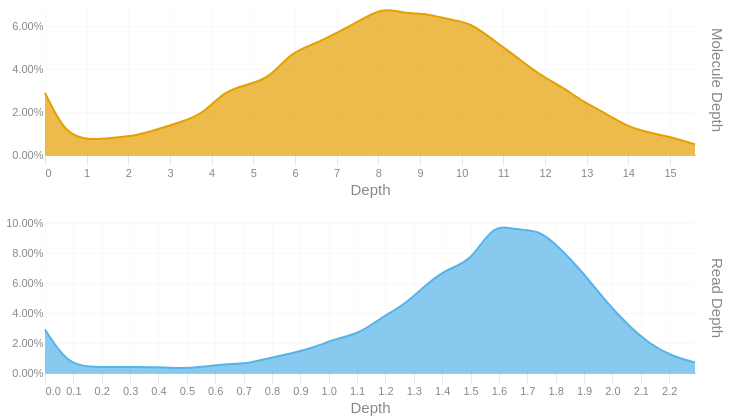

This figure's notebook cell:
### Code cell
readdep = depth_hist(tb['Read Depth'], q99, 3)
readdep = readdep.with_columns(pl.lit('Read Depth').alias('Metric'))
if not SKIPLR:
    moldep = depth_hist(tb['Molecule Depth'], mol_q99, 1)
    moldep = moldep.with_columns(pl.lit('Molecule Depth').alias('Metric'))
    _hist = pl.concat([readdep, moldep])
    _hist = _hist.filter(pl.col('Proportion') != 0)
    with SafeRender(_hist):
        (
            alt.Chart(_hist)        
            .mark_area(interpolate = "basis")
            .encode(
                x=alt.X('Bin:Q').scale(domainMin=0).axis(alt.Axis(title='Depth')),
                y = alt.Y('Proportion:Q', title = None).axis(format = '.2%'),
                color = alt.Color('Metric:N').legend(None),
                row = alt.Row("Metric:N").header(title = None, labelOrient = 'right'),
                tooltip = [
                    alt.Tooltip("Metric:N", title = "Metric"),
                    alt.Tooltip('Interval:N', title = "Depth Interval"),
                    alt.Tooltip('Proportion:Q', title = "% Alignments").format('.2%')
                ]
            )
            .resolve_scale(x='independent', y='independent')
            .properties(
                height = 150, width = 650,
                usermeta={'embedOptions': {'downloadFileName': f'{samplename}.depth.hist'}}
            )
        ).display()
else:
    readdep = readdep.filter(pl.col('Proportion') != 0)
    with SafeRender(readdep):
        (
            alt.Chart(readdep)        
            .mark_area(interpolate = "basis")
            .encode(
                x=alt.X('Bin:Q').scale(domainMin=0).axis(alt.Axis(title='Depth')),
                y = alt.Y('Proportion:Q', title = None).axis(format = '.2%'),
                tooltip = [
                    alt.Tooltip('Interval:N', title = "Depth Interval"),
                    alt.Tooltip('Proportion:Q', title = "% Alignments").format('.2%')
                ]
            )
            .properties(
                usermeta={'embedOptions': {'downloadFileName': f'{samplename}.depth.hist'}}
            )
        ).display()

### Figure 1 — Vega-Lite specification as saved in the notebook (floating-point values rounded to 4 significant figures)
{"width": 650, "height": 150, "config": {"title": {"anchor": "start", "dy": -15, "fontSize": 18, "color": "#888888", "subtitleColor": "#888888", "subtitleFontSize": 14}, "arc": {"fill": "#0072B2"}, "axis": {"domainColor": "#888888", "domainWidth": 0.5, "gridWidth": 0.2, "grid": false, "titleFontWeight": 400, "titleFontSize": 15, "labelFontSize": 11, "labelColor": "#888888", "tickColor": "#888888", "tickWidth": 0.2, "titleColor": "#888888"}, "axisBand": {"grid": false}, "axisX": {"grid": true, "tickSize": 10, "domainCap": "round"}, "axisY": {"domain": false, "grid": true, "tickSize": 0, "domainCap": "round"}, "background": "transparent", "header": {"labelFontSize": 15, "labelColor": "#888888", "titleFontSize": 15, "titleFontWeight": 600, "titleColor": "#888888"}, "legend": {"labelFont": "sans-serif", "labelFontSize": 12, "labelColor": "#888888", "symbolSize": 100, "symbolType": "circle", "titleFontSize": 12, "titlePadding": 10, "titleColor": "#888888", "title": null}, "range": {"category": ["#E69F00", "#56B4E9", "#009E73", "#F0E442", "#0072B2", "#D55E00", "#CC79A7", "#000000"], "diverging": ["#cfe8f3", "#a2d4ec", "#73bfe2", "#46abdb", "#1696d2", "#12719e"]}, "area": {"fill": "#0072B2", "fillOpacity": 0.7, "line": true, "strokeOpacity": 0.7}, "line": {"color": "#0072B2", "stroke": "#0072B2", "strokeWidth": 2}, "trail": {"color": "#0072B2", "stroke": "#0072B2", "strokeWidth": 0, "size": 1}, "point": {"filled": true, "fillOpacity": 1.0, "size": 95}, "text": {"color": "#888888", "fontSize": 11, "align": "right", "fontWeight": 400, "size": 11}, "bar": {"fill": "#0072B2", "stroke": null}, "view": {"stroke": null, "continuousWidth": 660, "continuousHeight": 400}}, "data": {"name": "data-d8c4b1697ade781963a455af0f07814f"}, "mark": {"type": "area", "interpolate": "basis"}, "encoding": {"color": {"field": "Metric", "legend": null, "type": "nominal"}, "row": {"field": "Metric", "header": {"title": null, "labelOrient": "right"}, "type": "nominal"}, "tooltip": [{"field": "Metric", "title": "Metric", "type": "nominal"}, {"field": "Interval", "title": "Depth Interval", "type": "nominal"}, {"field": "Proportion", "format": ".2%", "title": "% Alignments", "type": "quantitative"}], "x": {"axis": {"title": "Depth"}, "field": "Bin", "scale": {"domainMin": 0}, "type": "quantitative"}, "y": {"axis": {"format": ".2%"}, "field": "Proportion", "title": null, "type": "quantitative"}}, "resolve": {"scale": {"x": "independent", "y": "independent"}}, "usermeta": {"embedOptions": {"downloadFileName": "S1_Tusket_004.depth.hist"}}, "$schema": "https://vega.github.io/schema/vega-lite/v6.1.0.json", "datasets": {"data-d8c4b1697ade781963a455af0f07814f": [{"Bin": 0.0, "Interval": "0.0-0.079", "Proportion": 0.029, "Metric": "Read Depth"}, {"Bin": 0.079, "Interval": "0.079-0.158", "Proportion": 0.006, "Metric": "Read Depth"}, {"Bin": 0.158, "Interval": "0.158-0.237", "Proportion": 0.004, "Metric": "Read Depth"}, {"Bin": 0.237, "Interval": "0.237-0.316", "Proportion": 0.004, "Metric": "Read Depth"}, {"Bin": 0.316, "Interval": "0.316-0.395", "Proportion": 0.004, "Metric": "Read Depth"}, {"Bin": 0.395, "Interval": "0.395-0.474", "Proportion": 0.004, "Metric": "Read Depth"}, {"Bin": 0.474, "Interval": "0.474-0.553", "Proportion": 0.003, "Metric": "Read Depth"}, {"Bin": 0.553, "Interval": "0.553-0.632", "Proportion": 0.004, "Metric": "Read Depth"}, {"Bin": 0.632, "Interval": "0.632-0.711", "Proportion": 0.006, "Metric": "Read Depth"}, {"Bin": 0.711, "Interval": "0.711-0.79", "Proportion": 0.006, "Metric": "Read Depth"}, {"Bin": 0.79, "Interval": "0.79-0.869", "Proportion": 0.01, "Metric": "Read Depth"}, {"Bin": 0.869, "Interval": "0.869-0.948", "Proportion": 0.013, "Metric": "Read Depth"}, {"Bin": 0.948, "Interval": "0.948-1.027", "Proportion": 0.017, "Metric": "Read Depth"}, {"Bin": 1.027, "Interval": "1.027-1.106", "Proportion": 0.023, "Metric": "Read Depth"}, {"Bin": 1.106, "Interval": "1.106-1.185", "Proportion": 0.026, "Metric": "Read Depth"}, {"Bin": 1.185, "Interval": "1.185-1.264", "Proportion": 0.037, "Metric": "Read Depth"}, {"Bin": 1.264, "Interval": "1.264-1.343", "Proportion": 0.045, "Metric": "Read Depth"}, {"Bin": 1.343, "Interval": "1.343-1.422", "Proportion": 0.059, "Metric": "Read Depth"}, {"Bin": 1.422, "Interval": "1.422-1.501", "Proportion": 0.07, "Metric": "Read Depth"}, {"Bin": 1.501, "Interval": "1.501-1.58", "Proportion": 0.074, "Metric": "Read Depth"}, {"Bin": 1.58, "Interval": "1.58-1.659", "Proportion": 0.1, "Metric": "Read Depth"}, {"Bin": 1.659, "Interval": "1.659-1.738", "Proportion": 0.095, "Metric": "Read Depth"}, {"Bin": 1.738, "Interval": "1.738-1.817", "Proportion": 0.096, "Metric": "Read Depth"}, {"Bin": 1.817, "Interval": "1.817-1.896", "Proportion": 0.083, "Metric": "Read Depth"}, {"Bin": 1.896, "Interval": "1.896-1.975", "Proportion": 0.067, "Metric": "Read Depth"}, {"Bin": 1.975, "Interval": "1.975-2.054", "Proportion": 0.048, "Metric": "Read Depth"}, {"Bin": 2.054, "Interval": "2.054-2.133", "Proportion": 0.032, "Metric": "Read Depth"}, {"Bin": 2.133, "Interval": "2.133-2.212", "Proportion": 0.019, "Metric": "Read Depth"}, {"Bin": 2.212, "Interval": "2.212-2.291", "Proportion": 0.011, "Metric": "Read Depth"}, {"Bin": 2.291, "Interval": "2.291-2.37", "Proportion": 0.007, "Metric": "Read Depth"}, {"Bin": 0.0, "Interval": "0.0-0.5", "Proportion": 0.029, "Metric": "Molecule Depth"}, {"Bin": 0.5, "Interval": "0.5-1.1", "Proportion": 0.009, "Metric": "Molecule Depth"}, {"Bin": 1.1, "Interval": "1.1-1.6", "Proportion": 0.007, "Metric": "Molecule Depth"}, {"Bin": 1.6, "Interval": "1.6-2.2", "Proportion": 0.008, "Metric": "Molecule Depth"}, {"Bin": 2.2, "Interval": "2.2-2.7", "Proportion": 0.009, "Metric": "Molecule Depth"}, {"Bin": 2.7, "Interval": "2.7-3.2", "Proportion": 0.012, "Metric": "Molecule Depth"}, {"Bin": 3.2, "Interval": "3.2-3.8", "Proportion": 0.015, "Metric": "Molecule Depth"}, {"Bin": 3.8, "Interval": "3.8-4.3", "Proportion": 0.019, "Metric": "Molecule Depth"}, {"Bin": 4.3, "Interval": "4.3-4.9", "Proportion": 0.03, "Metric": "Molecule Depth"}, {"Bin": 4.9, "Interval": "4.9-5.4", "Proportion": 0.033, "Metric": "Molecule Depth"}, {"Bin": 5.4, "Interval": "5.4-5.9", "Proportion": 0.036, "Metric": "Molecule Depth"}, {"Bin": 5.9, "Interval": "5.9-6.5", "Proportion": 0.048, "Metric": "Molecule Depth"}, {"Bin": 6.5, "Interval": "6.5-7.0", "Proportion": 0.052, "Metric": "Molecule Depth"}, {"Bin": 7.0, "Interval": "7.0-7.5", "Proportion": 0.057, "Metric": "Molecule Depth"}, {"Bin": 7.5, "Interval": "7.5-8.1", "Proportion": 0.062, "Metric": "Molecule Depth"}, {"Bin": 8.1, "Interval": "8.1-8.6", "Proportion": 0.069, "Metric": "Molecule Depth"}, {"Bin": 8.6, "Interval": "8.6-9.2", "Proportion": 0.066, "Metric": "Molecule Depth"}, {"Bin": 9.2, "Interval": "9.2-9.7", "Proportion": 0.066, "Metric": "Molecule Depth"}, {"Bin": 9.7, "Interval": "9.7-10.2", "Proportion": 0.063, "Metric": "Molecule Depth"}, {"Bin": 10.2, "Interval": "10.2-10.8", "Proportion": 0.062, "Metric": "Molecule Depth"}, {"Bin": 10.8, "Interval": "10.8-11.3", "Proportion": 0.053, "Metric": "Molecule Depth"}, {"Bin": 11.3, "Interval": "11.3-11.9", "Proportion": 0.046, "Metric": "Molecule Depth"}, {"Bin": 11.9, "Interval": "11.9-12.4", "Proportion": 0.037, "Metric": "Molecule Depth"}, {"Bin": 12.4, "Interval": "12.4-12.9", "Proportion": 0.032, "Metric": "Molecule Depth"}, {"Bin": 12.9, "Interval": "12.9-13.5", "Proportion": 0.025, "Metric": "Molecule Depth"}, {"Bin": 13.5, "Interval": "13.5-14.0", "Proportion": 0.019, "Metric": "Molecule Depth"}, {"Bin": 14.0, "Interval": "14.0-14.6", "Proportion": 0.013, "Metric": "Molecule Depth"}, {"Bin": 14.6, "Interval": "14.6-15.1", "Proportion": 0.01, "Metric": "Molecule Depth"}, {"Bin": 15.1, "Interval": "15.1-15.6", "Proportion": 0.008, "Metric": "Molecule Depth"}, {"Bin": 15.6, "Interval": "15.6-16.17", "Proportion": 0.005, "Metric": "Molecule Depth"}]}}
